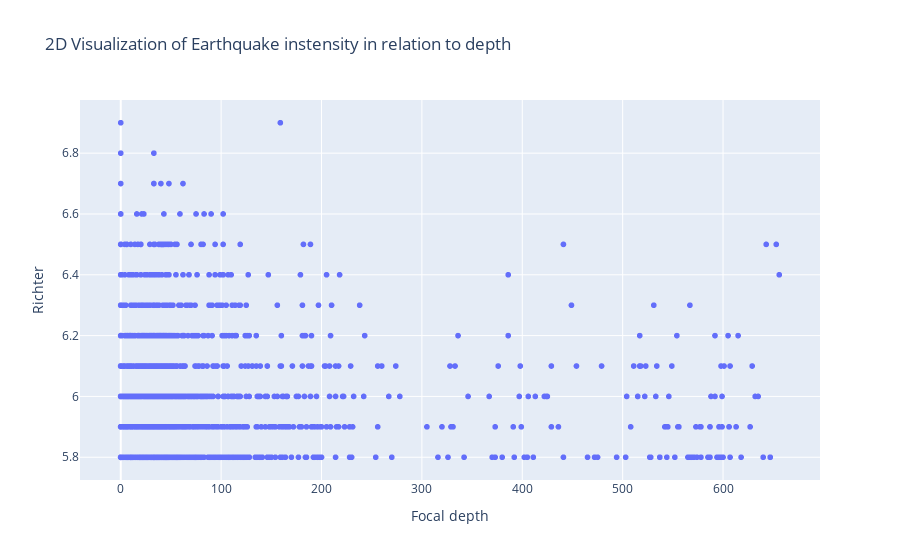

Notebook code cell kept with this figure:
### Code cell
fig = px.scatter(df, x='Focal depth', y='Richter', title="2D Visualization of Earthquake instensity in relation to depth")
fig.show()

# Save the figure as a static image
fig.write_image("images/2d_earthquake_plot.png")

# Display the saved image inside the notebook
display(Image(filename="images/2d_earthquake_plot.png"))

### Figure 1 — Plotly figure (JSON) as saved in the notebook; plotly's stock layout.template omitted (floating-point values rounded to 4 significant figures; data arrays with more than 128 entries replaced by an {"elided": "..."} marker saying what was removed)
{"data": [{"hovertemplate": "Focal depth=%{x}<br>Richter=%{y}<extra></extra>", "legendgroup": "", "marker": {"color": "#636efa", "symbol": "circle"}, "mode": "markers", "name": "", "showlegend": false, "type": "scattergl", "x": {"elided": "2178 int values"}, "xaxis": "x", "y": {"elided": "2178 float values"}, "yaxis": "y"}], "layout": {"legend": {"tracegroupgap": 0}, "title": {"text": "2D Visualization of Earthquake instensity in relation to depth"}, "xaxis": {"anchor": "y", "domain": [0, 1], "title": {"text": "Focal depth"}}, "yaxis": {"anchor": "x", "domain": [0, 1], "title": {"text": "Richter"}}}}
